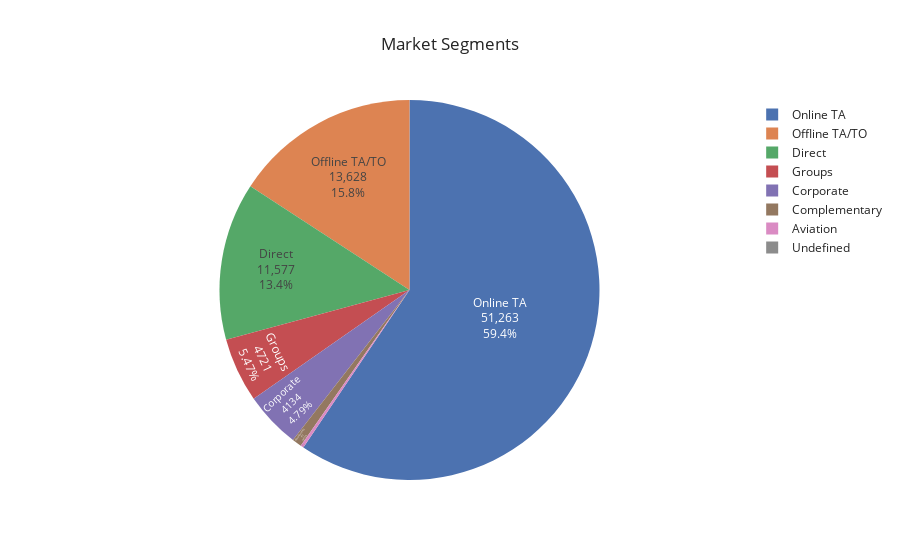

Write notebook code for a chart like this one.
### Markdown cell above
Looks like these hotels are freqented by the local population. The rest of the reservations seem to come mostly from Europe

### Code cell
#Now I'm going to look into how these rervations are made. 
market = pd.DataFrame(bookings['market_segment'].value_counts()).reset_index()
fig = px.pie(market, values='market_segment', names='index', title='Market Segments', template='seaborn')
fig.update_traces(textposition="inside", textinfo="value+percent+label")
fig.show()

### Figure 1 — Plotly figure (JSON) as saved in the notebook; plotly's stock layout.template omitted (floating-point values rounded to 4 significant figures)
{"data": [{"domain": {"x": [0, 1], "y": [0, 1]}, "hovertemplate": "index=%{label}<br>market_segment=%{value}<extra></extra>", "labels": ["Online TA", "Offline TA/TO", "Direct", "Groups", "Corporate", "Complementary", "Aviation", "Undefined"], "legendgroup": "", "name": "", "showlegend": true, "textinfo": "value+percent+label", "textposition": "inside", "type": "pie", "values": [51263, 13628, 11577, 4721, 4134, 702, 222, 2]}], "layout": {"legend": {"tracegroupgap": 0}, "title": {"text": "Market Segments"}}}
